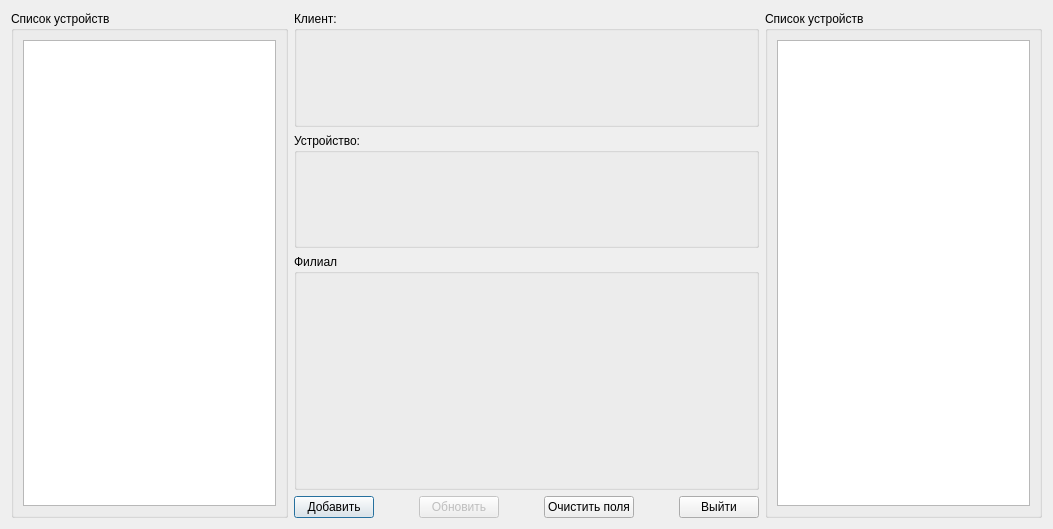
<?xml version="1.0" encoding="UTF-8"?>
<ui version="4.0">
 <class>ReceiptManager</class>
 <widget class="QDialog" name="ReceiptManager">
  <property name="geometry">
   <rect>
    <x>0</x>
    <y>0</y>
    <width>1053</width>
    <height>529</height>
   </rect>
  </property>
  <property name="minimumSize">
   <size>
    <width>0</width>
    <height>529</height>
   </size>
  </property>
  <property name="windowTitle">
   <string>Добавление квитанции</string>
  </property>
  <layout class="QGridLayout" name="gridLayout">
   <item row="0" column="0">
    <layout class="QHBoxLayout" name="horizontalLayout_2">
     <item>
      <widget class="QGroupBox" name="groupBoxDeviceList_2">
       <property name="title">
        <string>Список устройств</string>
       </property>
       <layout class="QGridLayout" name="gridLayout_2">
        <item row="0" column="0">
         <widget class="QListView" name="listView_2"/>
        </item>
       </layout>
      </widget>
     </item>
     <item>
      <layout class="QVBoxLayout" name="verticalLayout">
       <item>
        <layout class="QVBoxLayout" name="verticalLayout_2">
         <item>
          <widget class="QGroupBox" name="groupBoxClient">
           <property name="title">
            <string>Клиент:</string>
           </property>
           <property name="flat">
            <bool>true</bool>
           </property>
           <layout class="QGridLayout" name="gridLayout_4">
            <property name="margin">
             <number>1</number>
            </property>
            <property name="spacing">
             <number>1</number>
            </property>
            <item row="0" column="0">
             <widget class="CustomerWidget" name="customerWidget" native="true"/>
            </item>
           </layout>
          </widget>
         </item>
         <item>
          <widget class="QGroupBox" name="groupBoxDevice">
           <property name="title">
            <string>Устройство:</string>
           </property>
           <property name="flat">
            <bool>true</bool>
           </property>
           <layout class="QGridLayout" name="gridLayout_6">
            <property name="margin">
             <number>1</number>
            </property>
            <property name="spacing">
             <number>1</number>
            </property>
            <item row="0" column="0">
             <widget class="DeviceWidget" name="deviceWidget" native="true"/>
            </item>
           </layout>
          </widget>
         </item>
        </layout>
       </item>
       <item>
        <widget class="QGroupBox" name="groupBoxBranches">
         <property name="title">
          <string>Филиал</string>
         </property>
         <property name="flat">
          <bool>true</bool>
         </property>
         <layout class="QGridLayout" name="gridLayout_3">
          <property name="margin">
           <number>1</number>
          </property>
          <property name="spacing">
           <number>1</number>
          </property>
          <item row="0" column="0">
           <widget class="BranchSelectionWidget" name="branchSelectionWIdget" native="true"/>
          </item>
         </layout>
        </widget>
       </item>
       <item>
        <layout class="QHBoxLayout" name="horizontalLayout">
         <item>
          <widget class="QPushButton" name="pushButtonAddReceipt">
           <property name="text">
            <string>Добавить</string>
           </property>
          </widget>
         </item>
         <item>
          <spacer name="horizontalSpacer_3">
           <property name="orientation">
            <enum>Qt::Horizontal</enum>
           </property>
           <property name="sizeHint" stdset="0">
            <size>
             <width>40</width>
             <height>20</height>
            </size>
           </property>
          </spacer>
         </item>
         <item>
          <widget class="QPushButton" name="pushButtonUpdate">
           <property name="enabled">
            <bool>false</bool>
           </property>
           <property name="text">
            <string>Обновить</string>
           </property>
          </widget>
         </item>
         <item>
          <spacer name="horizontalSpacer">
           <property name="orientation">
            <enum>Qt::Horizontal</enum>
           </property>
           <property name="sizeHint" stdset="0">
            <size>
             <width>40</width>
             <height>20</height>
            </size>
           </property>
          </spacer>
         </item>
         <item>
          <widget class="QPushButton" name="pushButtonClearFields">
           <property name="text">
            <string>Очистить поля</string>
           </property>
          </widget>
         </item>
         <item>
          <spacer name="horizontalSpacer_2">
           <property name="orientation">
            <enum>Qt::Horizontal</enum>
           </property>
           <property name="sizeHint" stdset="0">
            <size>
             <width>40</width>
             <height>20</height>
            </size>
           </property>
          </spacer>
         </item>
         <item>
          <widget class="QPushButton" name="pushButtonClose">
           <property name="text">
            <string>Выйти</string>
           </property>
          </widget>
         </item>
        </layout>
       </item>
      </layout>
     </item>
     <item>
      <widget class="QGroupBox" name="groupBoxDeviceList">
       <property name="title">
        <string>Список устройств</string>
       </property>
       <layout class="QGridLayout" name="gridLayout_5">
        <item row="0" column="0">
         <widget class="QListView" name="listView"/>
        </item>
       </layout>
      </widget>
     </item>
    </layout>
   </item>
  </layout>
 </widget>
 <customwidgets>
  <customwidget>
   <class>CustomerWidget</class>
   <extends>QWidget</extends>
   <header>customerwidget.h</header>
   <container>1</container>
  </customwidget>
  <customwidget>
   <class>DeviceWidget</class>
   <extends>QWidget</extends>
   <header>devicewidget.h</header>
   <container>1</container>
  </customwidget>
  <customwidget>
   <class>BranchSelectionWidget</class>
   <extends>QWidget</extends>
   <header>branchselectionwidget.h</header>
   <container>1</container>
  </customwidget>
 </customwidgets>
 <resources/>
 <connections/>
</ui>
